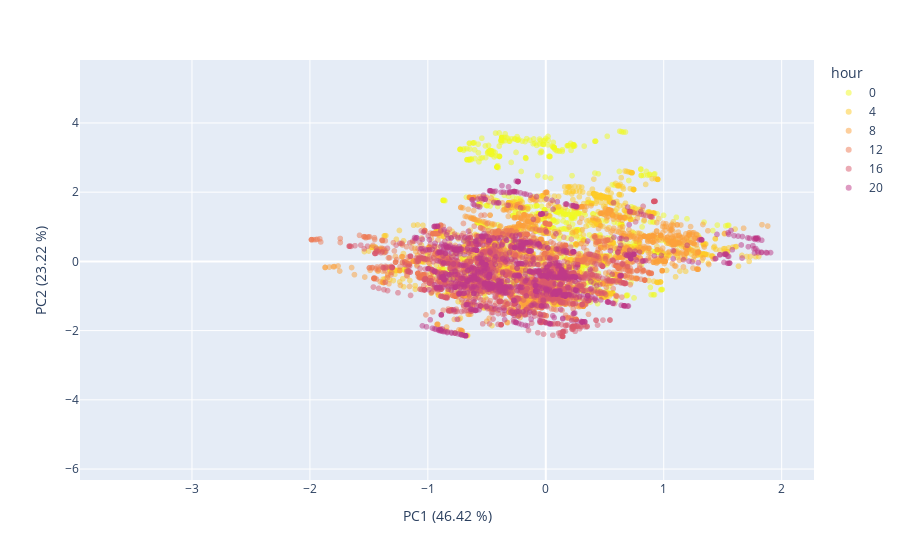
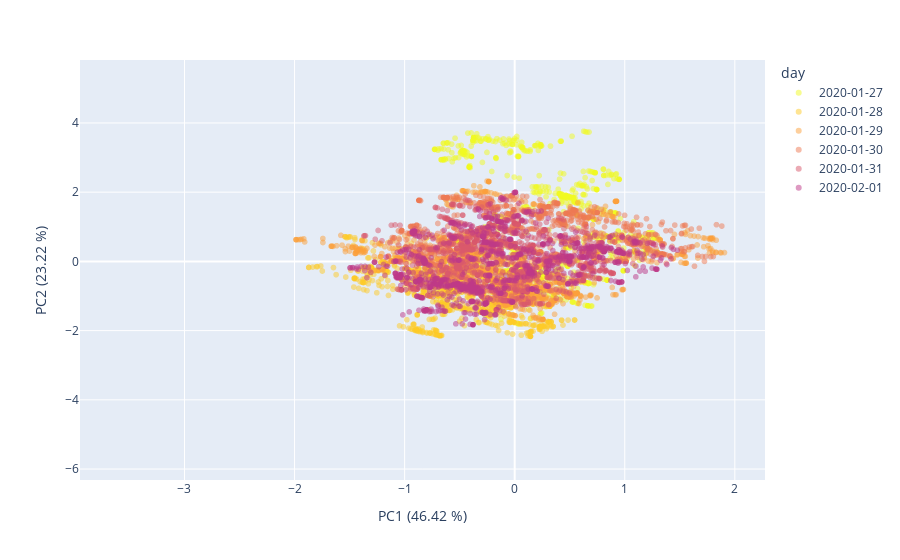

Notebook code for these charts, in order:
### Markdown cell above
- We remove from the projected space $X_{proj}$ the first component by setting

$$X_{proj_{(i,0)}} = 0 \qquad \forall i \in \{ 0, n-1\}$$

$n$ being the number of samples in the dataset.
- We build another PCA just to visually investigate the effect on no occupant data.

### Code cell
# unzipping vectors inside the single column to multiple columns
pca_no_occupants_unzipped = pca_no_occupants.withColumn("feature", vector_to_array("pcaFeatures")).select(["timestamp"]+[col("feature")[i] for i in range(n_components)])

# zero-ing the first component of the pca, to remove it from re-projection in the original space
pca_no_occupants_unzipped = pca_no_occupants_unzipped.withColumn('feature[0]',lit(0))

# re-zipping features into single column
invert_columns_to_convert = pca_no_occupants_unzipped.columns
invert_columns_to_convert.remove('timestamp')
assembler_invert = VectorAssembler(inputCols = invert_columns_to_convert, outputCol = 'pcaFeatures')
pca_no_occupants_zipped = assembler_invert.transform(pca_no_occupants_unzipped).select(['timestamp', 'pcaFeatures']).orderBy('timestamp')

# Define new PCA model
pca_after_corr = PCA(k=3, inputCol="pcaFeatures", outputCol="pcaFeatures2")

# Fit the model to the data
pca_after_corr = pca_after_corr.fit(pca_no_occupants_zipped)
var_new_proj = pca_after_corr.explainedVariance

# Transform the data
pca_no_occupants2 = pca_after_corr.transform(pca_no_occupants_zipped)
pca_no_occupants2_ = pca_no_occupants2.withColumn("hour", hour(pca_no_occupants2.timestamp)) \
                                .where("timestamp >= '2020-01-27' AND timestamp < '2020-02-02'") \
                                .where("hour=0 OR hour=4 OR hour=8 OR hour=12 OR hour=16 OR hour=20")

df_visual2 = pca_no_occupants2_.select(['timestamp','pcaFeatures2']).toPandas()
visual_data_2 = np.array(df_visual2['pcaFeatures2'].tolist())
df_visual.head()

# Plots
    
visual_data_day_df_2 = pd.DataFrame({'PC1':visual_data_2[:,1], 'PC2':visual_data_2[:,0], 'day':pd.to_datetime(df_visual2['timestamp']).dt.date})
visual_data_hours_df_2 = pd.DataFrame({'PC1':visual_data_2[:,1], 'PC2':visual_data_2[:,0], 'hour':pd.to_datetime(df_visual2['timestamp']).dt.hour.astype('str')})

## Plot no occupant data after environmental correction by hour
fig = px.scatter(visual_data_hours_df_2, x='PC1', y='PC2', color='hour', opacity=0.5, color_discrete_sequence= px.colors.sequential.Plasma_r)
fig.update_traces(marker=dict(colorscale='Viridis'), selector=dict(type='scatter'))
fig.update_layout(
    xaxis_title="PC1 ({:.2f} %)".format(var_new_proj[0]*100),
    yaxis_title="PC2 ({:.2f} %)".format(var_new_proj[1]*100),
    xaxis_range=[x_min, x_max],
    yaxis_range=[y_min, y_max] 
)
fig.show()

## Plot no occupant data after environmental correction by day
fig = px.scatter(visual_data_day_df_2, x='PC1', y='PC2', color='day', opacity=0.5, color_discrete_sequence= px.colors.sequential.Plasma_r)
fig.update_traces(marker=dict(colorscale='Viridis'), selector=dict(type='scatter'))
fig.update_layout(
    xaxis_title="PC1 ({:.2f} %)".format(var_new_proj[0]*100),
    yaxis_title="PC2 ({:.2f} %)".format(var_new_proj[1]*100),
    xaxis_range=[x_min, x_max],
    yaxis_range=[y_min, y_max]   
)
fig.show()

### Figure 1 — Plotly figure (JSON) as saved in the notebook; plotly's stock layout.template omitted (floating-point values rounded to 4 significant figures; data arrays with more than 128 entries replaced by an {"elided": "..."} marker saying what was removed)
{"data": [{"hovertemplate": "hour=0<br>PC1=%{x}<br>PC2=%{y}<extra></extra>", "legendgroup": "0", "marker": {"color": "#f0f921", "opacity": 0.5, "symbol": "circle"}, "mode": "markers", "name": "0", "showlegend": true, "type": "scattergl", "x": {"elided": "1080 float values"}, "xaxis": "x", "y": {"elided": "1080 float values"}, "yaxis": "y"}, {"hovertemplate": "hour=4<br>PC1=%{x}<br>PC2=%{y}<extra></extra>", "legendgroup": "4", "marker": {"color": "#fdca26", "opacity": 0.5, "symbol": "circle"}, "mode": "markers", "name": "4", "showlegend": true, "type": "scattergl", "x": {"elided": "1080 float values"}, "xaxis": "x", "y": {"elided": "1080 float values"}, "yaxis": "y"}, {"hovertemplate": "hour=8<br>PC1=%{x}<br>PC2=%{y}<extra></extra>", "legendgroup": "8", "marker": {"color": "#fb9f3a", "opacity": 0.5, "symbol": "circle"}, "mode": "markers", "name": "8", "showlegend": true, "type": "scattergl", "x": {"elided": "1080 float values"}, "xaxis": "x", "y": {"elided": "1080 float values"}, "yaxis": "y"}, {"hovertemplate": "hour=12<br>PC1=%{x}<br>PC2=%{y}<extra></extra>", "legendgroup": "12", "marker": {"color": "#ed7953", "opacity": 0.5, "symbol": "circle"}, "mode": "markers", "name": "12", "showlegend": true, "type": "scattergl", "x": {"elided": "1080 float values"}, "xaxis": "x", "y": {"elided": "1080 float values"}, "yaxis": "y"}, {"hovertemplate": "hour=16<br>PC1=%{x}<br>PC2=%{y}<extra></extra>", "legendgroup": "16", "marker": {"color": "#d8576b", "opacity": 0.5, "symbol": "circle"}, "mode": "markers", "name": "16", "showlegend": true, "type": "scattergl", "x": {"elided": "1080 float values"}, "xaxis": "x", "y": {"elided": "1080 float values"}, "yaxis": "y"}, {"hovertemplate": "hour=20<br>PC1=%{x}<br>PC2=%{y}<extra></extra>", "legendgroup": "20", "marker": {"color": "#bd3786", "opacity": 0.5, "symbol": "circle"}, "mode": "markers", "name": "20", "showlegend": true, "type": "scattergl", "x": {"elided": "1080 float values"}, "xaxis": "x", "y": {"elided": "1080 float values"}, "yaxis": "y"}], "layout": {"autosize": true, "legend": {"title": {"text": "hour"}, "tracegroupgap": 0}, "margin": {"t": 60}, "xaxis": {"anchor": "y", "domain": [0, 1], "range": [-3.949, 2.274], "title": {"text": "PC1 (46.42 %)"}, "type": "linear"}, "yaxis": {"anchor": "x", "domain": [0, 1], "range": [-6.316, 5.818], "title": {"text": "PC2 (23.22 %)"}, "type": "linear"}}}

### Figure 2 — Plotly figure (JSON) as saved in the notebook; plotly's stock layout.template omitted (floating-point values rounded to 4 significant figures; data arrays with more than 128 entries replaced by an {"elided": "..."} marker saying what was removed)
{"data": [{"hovertemplate": "day=2020-01-27<br>PC1=%{x}<br>PC2=%{y}<extra></extra>", "legendgroup": "2020-01-27", "marker": {"color": "#f0f921", "opacity": 0.5, "symbol": "circle"}, "mode": "markers", "name": "2020-01-27", "showlegend": true, "type": "scattergl", "x": {"elided": "1080 float values"}, "xaxis": "x", "y": {"elided": "1080 float values"}, "yaxis": "y"}, {"hovertemplate": "day=2020-01-28<br>PC1=%{x}<br>PC2=%{y}<extra></extra>", "legendgroup": "2020-01-28", "marker": {"color": "#fdca26", "opacity": 0.5, "symbol": "circle"}, "mode": "markers", "name": "2020-01-28", "showlegend": true, "type": "scattergl", "x": {"elided": "1080 float values"}, "xaxis": "x", "y": {"elided": "1080 float values"}, "yaxis": "y"}, {"hovertemplate": "day=2020-01-29<br>PC1=%{x}<br>PC2=%{y}<extra></extra>", "legendgroup": "2020-01-29", "marker": {"color": "#fb9f3a", "opacity": 0.5, "symbol": "circle"}, "mode": "markers", "name": "2020-01-29", "showlegend": true, "type": "scattergl", "x": {"elided": "1080 float values"}, "xaxis": "x", "y": {"elided": "1080 float values"}, "yaxis": "y"}, {"hovertemplate": "day=2020-01-30<br>PC1=%{x}<br>PC2=%{y}<extra></extra>", "legendgroup": "2020-01-30", "marker": {"color": "#ed7953", "opacity": 0.5, "symbol": "circle"}, "mode": "markers", "name": "2020-01-30", "showlegend": true, "type": "scattergl", "x": {"elided": "1080 float values"}, "xaxis": "x", "y": {"elided": "1080 float values"}, "yaxis": "y"}, {"hovertemplate": "day=2020-01-31<br>PC1=%{x}<br>PC2=%{y}<extra></extra>", "legendgroup": "2020-01-31", "marker": {"color": "#d8576b", "opacity": 0.5, "symbol": "circle"}, "mode": "markers", "name": "2020-01-31", "showlegend": true, "type": "scattergl", "x": {"elided": "1080 float values"}, "xaxis": "x", "y": {"elided": "1080 float values"}, "yaxis": "y"}, {"hovertemplate": "day=2020-02-01<br>PC1=%{x}<br>PC2=%{y}<extra></extra>", "legendgroup": "2020-02-01", "marker": {"color": "#bd3786", "opacity": 0.5, "symbol": "circle"}, "mode": "markers", "name": "2020-02-01", "showlegend": true, "type": "scattergl", "x": {"elided": "1080 float values"}, "xaxis": "x", "y": {"elided": "1080 float values"}, "yaxis": "y"}], "layout": {"autosize": true, "legend": {"title": {"text": "day"}, "tracegroupgap": 0}, "margin": {"t": 60}, "xaxis": {"anchor": "y", "domain": [0, 1], "range": [-3.949, 2.274], "title": {"text": "PC1 (46.42 %)"}, "type": "linear"}, "yaxis": {"anchor": "x", "domain": [0, 1], "range": [-6.316, 5.818], "title": {"text": "PC2 (23.22 %)"}, "type": "linear"}}}
